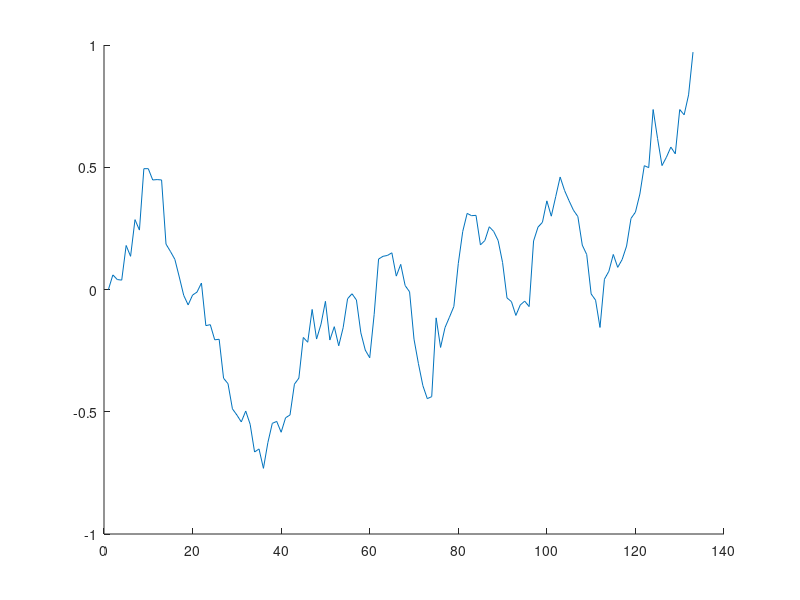

Write MATLAB code to recreate this figure. (Note: this script raises an error after producing the figure.)
%% Define Parameters for Model
%%% Set
c=1; %noise
N=1000; %num trials
y01=0; %starting point
z1=0.4; %threshold
z2=0.9; %threshold for stimulus 2
T0=0.01; %non-decision time
dt=0.01; % time step
A = 0.5; % drift rate

figure(1)
i=1;
while  abs(y01(i))<z1
    r=randn(1);
    dW=sqrt(dt)*r;
    dy=A*dt+c*dW;
    y01(i+1)=y01(i)+dy;
    i=i+1;
end
y02=y01(end); %starting point for second stimulus

j=1;
while  abs(y02(j))<z2
    r=randn(1);
    dW2=sqrt(dt)*r;
    dy2=A*dt+c*dW2;
    y02(j+1)=y02(j)+dy2;
    j=j+1;
end

% concatanate the accumulated evidence to plot
dtmat = 1:1:(i+j);
alldata = cat(2,y01, y02);

hold on
plot(dtmat,alldata)
yline(z1)
yline(-z1)
yline(z2)
yline(-z2)
xline(i)
title('Evidence Accumulation for z1=0.4,z2=0.9,dt=0.01')
ylabel('Evidence Accumulation')
xlabel('Time Step')


%% Try the same thing with different threshold meanings
%%% So starting point for z2 will be 0
c=1; %noise
N=1000; %num trials
y01=0; %starting point
z1=0.4; %threshold
z2=0.9; %threshold for stimulus 2
T0=0.01; %non-decision time
dt=0.01; % time step
A = 0.5; % drift rate

figure(2)
i=1;
while  abs(y01(i))<z1
    r=randn(1);
    dW=sqrt(dt)*r;
    dy=A*dt+c*dW;
    y01(i+1)=y01(i)+dy;
    i=i+1;
end
y01(i+1) = 0;
y02=0; %starting point for second stimulus

j=1;
while  abs(y02(j))<z2
    r=randn(1);
    dW2=sqrt(dt)*r;
    dy2=A*dt+c*dW2;
    y02(j+1)=y02(j)+dy2;
    j=j+1;
end

% concatanate the accumulated evidence to plot
dtmat = 1:1:(i+j+1);
alldata = cat(2,y01, y02);

hold on
plot(dtmat,alldata)
yline(z1)
yline(-z1)
yline(z2)
yline(-z2)
xline(i)
title('Evidence Accumulation for z1=0.4,z2=0.9,dt=0.01')
ylabel('Evidence Accumulation')
xlabel('Time Step')

% Display only thresholds that matter
% Have a label/title that states whether decision was correct or not at
% each threshold

% define correctness - false positives?